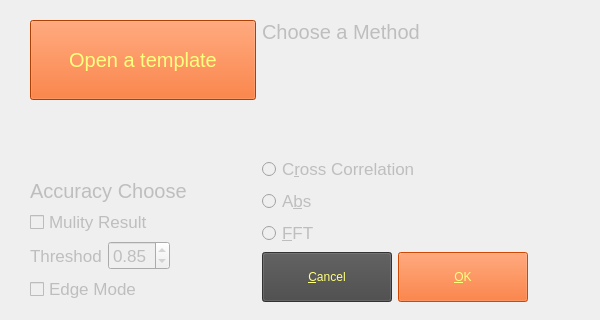
<?xml version="1.0" encoding="UTF-8"?>
<ui version="4.0">
 <class>TemplateMatchUi</class>
 <widget class="QDialog" name="TemplateMatchUi">
  <property name="geometry">
   <rect>
    <x>0</x>
    <y>0</y>
    <width>600</width>
    <height>320</height>
   </rect>
  </property>
  <property name="minimumSize">
   <size>
    <width>600</width>
    <height>320</height>
   </size>
  </property>
  <property name="maximumSize">
   <size>
    <width>600</width>
    <height>320</height>
   </size>
  </property>
  <property name="windowTitle">
   <string>Dialog</string>
  </property>
  <property name="styleSheet">
   <string notr="true"/>
  </property>
  <widget class="QWidget" name="layoutWidget">
   <property name="geometry">
    <rect>
     <x>30</x>
     <y>20</y>
     <width>538</width>
     <height>282</height>
    </rect>
   </property>
   <layout class="QHBoxLayout" name="horizontalLayout_2">
    <item>
     <layout class="QVBoxLayout" name="verticalLayout_4">
      <item>
       <widget class="QPushButton" name="openTemplateButton">
        <property name="minimumSize">
         <size>
          <width>0</width>
          <height>80</height>
         </size>
        </property>
        <property name="font">
         <font>
          <pointsize>15</pointsize>
         </font>
        </property>
        <property name="styleSheet">
         <string notr="true">QPushButton
{color: rgb(255, 255, 127);
background-color: rgb(255, 85, 0);
border-color: rgb(255, 85, 100);
}
QPushButton:hover
{
color: rgb(43, 43, 43);
	background-color: rgb(255, 213, 41);
}</string>
        </property>
        <property name="text">
         <string>Open a template</string>
        </property>
       </widget>
      </item>
      <item>
       <spacer name="verticalSpacer_2">
        <property name="orientation">
         <enum>Qt::Vertical</enum>
        </property>
        <property name="sizeHint" stdset="0">
         <size>
          <width>20</width>
          <height>40</height>
         </size>
        </property>
       </spacer>
      </item>
      <item>
       <layout class="QVBoxLayout" name="verticalLayout_2">
        <item>
         <widget class="QLabel" name="label_2">
          <property name="enabled">
           <bool>false</bool>
          </property>
          <property name="font">
           <font>
            <pointsize>15</pointsize>
           </font>
          </property>
          <property name="text">
           <string>Accuracy Choose</string>
          </property>
         </widget>
        </item>
        <item>
         <widget class="QCheckBox" name="mulityResultCheckBox">
          <property name="enabled">
           <bool>false</bool>
          </property>
          <property name="font">
           <font>
            <pointsize>13</pointsize>
           </font>
          </property>
          <property name="text">
           <string>Mulity Result</string>
          </property>
         </widget>
        </item>
        <item>
         <layout class="QHBoxLayout" name="horizontalLayout_3">
          <item>
           <widget class="QLabel" name="threshodLable">
            <property name="enabled">
             <bool>false</bool>
            </property>
            <property name="font">
             <font>
              <pointsize>13</pointsize>
             </font>
            </property>
            <property name="text">
             <string>Threshod</string>
            </property>
           </widget>
          </item>
          <item>
           <widget class="QDoubleSpinBox" name="choosePercentSpinBox">
            <property name="enabled">
             <bool>false</bool>
            </property>
            <property name="font">
             <font>
              <pointsize>13</pointsize>
             </font>
            </property>
            <property name="maximum">
             <double>1.000000000000000</double>
            </property>
            <property name="singleStep">
             <double>0.010000000000000</double>
            </property>
            <property name="value">
             <double>0.850000000000000</double>
            </property>
           </widget>
          </item>
          <item>
           <spacer name="horizontalSpacer_2">
            <property name="orientation">
             <enum>Qt::Horizontal</enum>
            </property>
            <property name="sizeHint" stdset="0">
             <size>
              <width>40</width>
              <height>20</height>
             </size>
            </property>
           </spacer>
          </item>
         </layout>
        </item>
        <item>
         <widget class="QCheckBox" name="edgeModeCheckBox">
          <property name="enabled">
           <bool>false</bool>
          </property>
          <property name="font">
           <font>
            <pointsize>13</pointsize>
           </font>
          </property>
          <property name="text">
           <string>Edge Mode</string>
          </property>
         </widget>
        </item>
       </layout>
      </item>
     </layout>
    </item>
    <item>
     <layout class="QVBoxLayout" name="verticalLayout_3">
      <item>
       <layout class="QVBoxLayout" name="verticalLayout">
        <item>
         <widget class="QLabel" name="label">
          <property name="enabled">
           <bool>false</bool>
          </property>
          <property name="font">
           <font>
            <pointsize>15</pointsize>
           </font>
          </property>
          <property name="text">
           <string>Choose a Method</string>
          </property>
         </widget>
        </item>
        <item>
         <spacer name="verticalSpacer">
          <property name="orientation">
           <enum>Qt::Vertical</enum>
          </property>
          <property name="sizeHint" stdset="0">
           <size>
            <width>20</width>
            <height>40</height>
           </size>
          </property>
         </spacer>
        </item>
        <item>
         <widget class="QRadioButton" name="crossCorrlationButton">
          <property name="enabled">
           <bool>false</bool>
          </property>
          <property name="font">
           <font>
            <pointsize>13</pointsize>
           </font>
          </property>
          <property name="text">
           <string>C&amp;ross Correlation</string>
          </property>
         </widget>
        </item>
        <item>
         <widget class="QRadioButton" name="absButton">
          <property name="enabled">
           <bool>false</bool>
          </property>
          <property name="font">
           <font>
            <pointsize>13</pointsize>
           </font>
          </property>
          <property name="text">
           <string>A&amp;bs</string>
          </property>
         </widget>
        </item>
        <item>
         <widget class="QRadioButton" name="fftButton">
          <property name="enabled">
           <bool>false</bool>
          </property>
          <property name="font">
           <font>
            <pointsize>13</pointsize>
           </font>
          </property>
          <property name="text">
           <string>&amp;FFT</string>
          </property>
         </widget>
        </item>
       </layout>
      </item>
      <item>
       <layout class="QHBoxLayout" name="horizontalLayout">
        <item>
         <widget class="QPushButton" name="cancelButton">
          <property name="minimumSize">
           <size>
            <width>130</width>
            <height>50</height>
           </size>
          </property>
          <property name="styleSheet">
           <string notr="true">QPushButton
{
color: rgb(255, 255, 127);
background-color: rgb(70, 70, 70);
border-color: rgb(170, 170, 127);

}
QPushButton:hover
{
color: rgb(43, 43, 43);
background-color: rgb(170, 255, 255);}</string>
          </property>
          <property name="text">
           <string>&amp;Cancel</string>
          </property>
         </widget>
        </item>
        <item>
         <widget class="QPushButton" name="Okbutton">
          <property name="enabled">
           <bool>false</bool>
          </property>
          <property name="minimumSize">
           <size>
            <width>130</width>
            <height>50</height>
           </size>
          </property>
          <property name="styleSheet">
           <string notr="true">QPushButton
{color: rgb(255, 255, 127);
background-color: rgb(255, 85, 0);
border-color: rgb(255, 85, 100);
}
QPushButton:hover
{
color: rgb(43, 43, 43);
	background-color: rgb(255, 213, 41);
}</string>
          </property>
          <property name="text">
           <string>&amp;OK</string>
          </property>
          <property name="default">
           <bool>true</bool>
          </property>
         </widget>
        </item>
        <item>
         <spacer name="horizontalSpacer">
          <property name="orientation">
           <enum>Qt::Horizontal</enum>
          </property>
          <property name="sizeHint" stdset="0">
           <size>
            <width>40</width>
            <height>20</height>
           </size>
          </property>
         </spacer>
        </item>
       </layout>
      </item>
     </layout>
    </item>
   </layout>
  </widget>
 </widget>
 <resources/>
 <connections/>
</ui>
